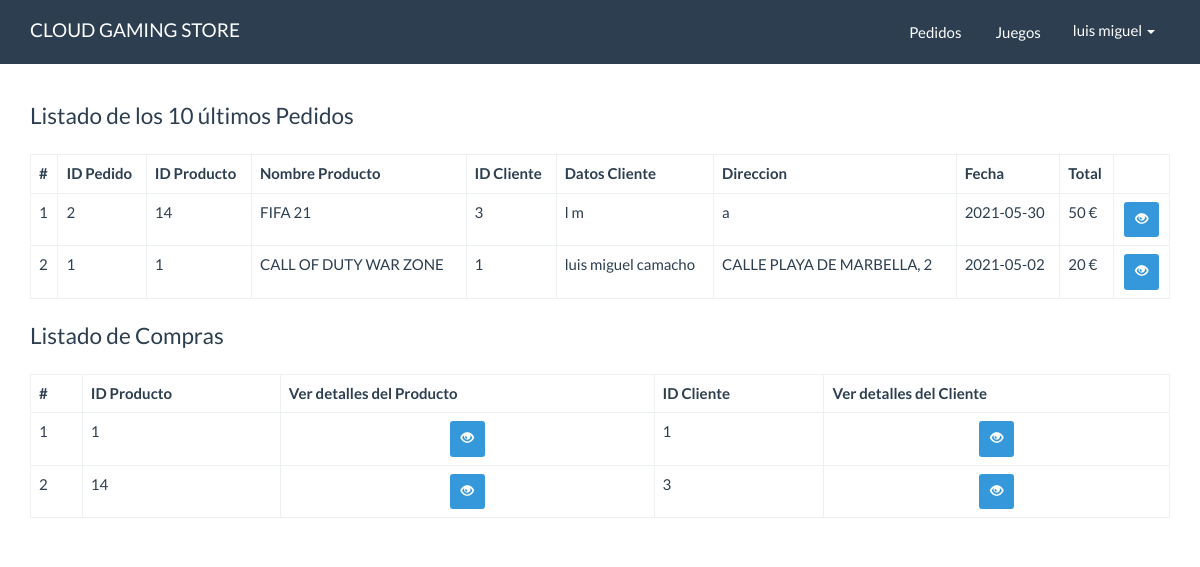
Screenshot of /TiendaOnline/panel/mainpanel.php (signed in) with the database file from the repository.
### tables this page shows
CREATE TABLE `pedido` (
  `ID_PEDIDO` int(10) NOT NULL,
  `COMPRADO` int(1) NOT NULL,
  `FECHA` date NOT NULL,
  `USUARIO_ID_USUARIO` int(10) NOT NULL
);

CREATE TABLE `detalle_pedido` (
  `PEDIDO_ID_PEDIDO` int(10) NOT NULL,
  `PRODUCTO_ID_PRODUCTO` int(10) NOT NULL,
  `CANTIDAD` int(11) NOT NULL,
  `DEVUELTO` int(1) NOT NULL
);

CREATE TABLE `producto` (
  `ID_PRODUCTO` int(10) NOT NULL,
  `NOMBRE_PRODUCTO` varchar(50) NOT NULL,
  `DESCRIPCION` varchar(250) NOT NULL,
  `PRECIO` double NOT NULL,
  `STOCK` int(10) NOT NULL,
  `IMAGEN` varchar(100) NOT NULL,
  `CATEGORIA_ID_CATEGORIA` int(10) NOT NULL
);

CREATE TABLE `usuario` (
  `ID_USUARIO` int(10) NOT NULL,
  `EMAIL` varchar(50) NOT NULL,
  `PASSWORD` varchar(50) NOT NULL,
  `NOMBRE` varchar(25) NOT NULL,
  `APELLIDOS` varchar(25) NOT NULL,
  `DIRECCION` varchar(100) NOT NULL,
  `ADMIN` int(1) NOT NULL
);

CREATE TABLE `compra` (
  `USUARIO_ID_USUARIO` int(11) NOT NULL,
  `PRODUCTO_ID_PRODUCTO` int(11) NOT NULL
);

### TiendaOnline/src/Pedido.php (called while the page is built, shortened)
<?php
class Pedido{
    private $cn = null;
    public function __construct(){
        $this->config = parse_ini_file(__DIR__.'/../config.ini') ;
        $this->cn = new \PDO( $this->config['dns'], $this->config['usuario'],$this->config['clave'],array(
            \PDO::MYSQL_ATTR_INIT_COMMAND => 'SET NAMES utf8'
        ));
    }
    public function mostrarUltimos(){
        $sql = "SELECT p.ID_PEDIDO, p.USUARIO_ID_USUARIO, p.FECHA, NOMBRE, APELLIDOS, DIRECCION, ADMIN FROM pedido p
        INNER JOIN usuario u ON p.USUARIO_ID_USUARIO = u.ID_USUARIO ORDER BY p.USUARIO_ID_USUARIO DESC LIMIT 10";
        $resultado = $this->cn->prepare($sql);
        if($resultado->execute())
            return  $resultado->fetchAll();
        return false;
    }
    public function mostrarDetallePorIdPedido($id){
        $sql = "SELECT
                dp.PEDIDO_ID_PEDIDO,
                dp.PRODUCTO_ID_PRODUCTO,
                p.NOMBRE_PRODUCTO,
                p.PRECIO,
                dp.CANTIDAD,
                p.IMAGEN
                FROM detalle_pedido dp
                INNER JOIN producto p ON p.ID_PRODUCTO = dp.PRODUCTO_ID_PRODUCTO
                WHERE dp.PEDIDO_ID_PEDIDO = :ID_PEDIDO";
        $resultado = $this->cn->prepare($sql);
        $_array = array(
            ':ID_PEDIDO'=>$id
        );
        if($resultado->execute($_array))
            return  $resultado->fetchAll();
        return false;
    }
}

### TiendaOnline/src/Compra.php (called while the page is built, shortened)
<?php
class Compra{
    private $cn = null;
    public function __construct(){
        $this->config = parse_ini_file(__DIR__.'/../config.ini') ;
        $this->cn = new \PDO( $this->config['dns'], $this->config['usuario'],$this->config['clave'],array(
            \PDO::MYSQL_ATTR_INIT_COMMAND => 'SET NAMES utf8'
        ));
    }
    public function mostrar(){
        $sql = "SELECT * FROM compra";
        $resultado = $this->cn->prepare($sql);
        if($resultado->execute())
            return $resultado->fetchAll();
        return false;
    }
}

### TiendaOnline/panel/mainpanel.php (the view, shortened to what this page needs)
<!DOCTYPE html>
<html lang="en">
<head>
    <link rel="stylesheet" href="../assets/css/bootstrap.min.css">
    <link rel="stylesheet" href="../assets/css/estilos.css">
</head>
<body>
    <nav class="navbar navbar-default navbar-fixed-top">
      <div class="container">
        <div class="navbar-header">
          <a class="navbar-brand" href="mainpanel.php">CLOUD GAMING STORE</a>
        </div>
        <div id="navbar" class="navbar-collapse collapse">
          <ul class="nav navbar-nav pull-right">
            <li>
              <a href="pedidos/index.php" class="btn">Pedidos</a>
            </li>
            <li>
              <a href="juegos/index.php" class="btn">Juegos</a>
            </li>
            <li class="dropdown">
                <a href="#" class="dropdown-toggle" data-toggle="dropdown" role="button" aria-haspopup="true" aria-expanded="false">
                  <?php print $_SESSION['usuario_info']['NOMBRE'] ?> <span class="caret"></span></a>
            </li>
          </ul>
        </div>
      </div>
    </nav>
    <div class="container" id="main">
        <div class="row">
          <div class="col-md-12">
             <fieldset>
              <legend>Listado de los 10 últimos Pedidos</legend>
                <table class="table table-bordered">
                  <thead>
                    <tr>
                      <th>#</th>
                      <th>ID Pedido</th>
                      <th>ID Producto</th>
                      <th>Nombre Producto</th>
                      <th>ID Cliente</th>
                      <th>Datos Cliente</th>
                      <th>Direccion</th>
                      <th>Fecha</th>
                      <th>Total</th>
                      <th></th>
                    </tr>
                  </thead>
                  <tbody>
                    <?php
                      $pedido = new tonline\Pedido;
                      $info_pedido = $pedido->mostrarUltimos();
                      $cantidad = count($info_pedido);
                      if($cantidad > 0){
                        $c=0;
                      for($x =0; $x < $cantidad; $x++){
                        $item = $info_pedido[$x];
                        $acumulador = 0;
                        $info_detalle_pedido = $pedido->mostrarDetallePorIdPedido($item['ID_PEDIDO']);
                        for ($y=0; $y < count($info_detalle_pedido); $y++) {
                          $c++;
                        	$acumulador = $acumulador + ($info_detalle_pedido[$y]['CANTIDAD']*$info_detalle_pedido[$y]['PRECIO']);
                        	$nombre_producto = $info_detalle_pedido[$y]['NOMBRE_PRODUCTO'];
                        	$id_producto = $info_detalle_pedido[$y]['PRODUCTO_ID_PRODUCTO'];
                    ?>
                    <tr>
                      <td><?php print $c?></td>
                      <td><?php print $item['ID_PEDIDO']?></td>
                      <td><?php print $id_producto?></td>
                      <td><?php print $nombre_producto?></td>
                      <td><?php print $item['USUARIO_ID_USUARIO']?></td>
                      <td><?php print $item['NOMBRE'].' '.$item['APELLIDOS']?></td>
                      <td><?php print $item['DIRECCION']?></td>
                      <td><?php print $item['FECHA']?></td>
                      <td><?php print $acumulador ?> €</td>
                      <td class="text-center">
                        <a href="./ver.php?ID_PEDIDO=<?php print $item['ID_PEDIDO'] ?>" class="btn btn-info btn-sm"><span class="glyphicon glyphicon-eye-open"></span></a>
                      </td>
                    </tr>
                    <?php
                        }
                      }
                    }else{
                    ?>
                    <tr>
                      <td colspan="10">NO HAY REGISTROS</td>
                    </tr>
                    <?php }?>
                  </tbody>
                </table>
             </fieldset>
          </div>
        </div>
        <div class="row">
          <div class="col-md-12">
             <fieldset>
              <legend>Listado de Compras</legend>
                <table class="table table-bordered">
                  <thead>
                    <tr>
                      <th>#</th>
                      <th>ID Producto</th>
                      <th>Ver detalles del Producto</th>
                      <th>ID Cliente</th>
                      <th>Ver detalles del Cliente</th>
                    </tr>
                  </thead>
                  <tbody>
                    <?php
                      $compra = new tonline\Compra;
                      $info_compra = $compra->mostrar();
                      $cantidad = count($info_compra);
                      if($cantidad > 0){
                        $c=0;
                      for($x =0; $x < $cantidad; $x++){
                        $c++;
                        $item = $info_compra[$x];
                    ?>
                    <tr>
                      <td><?php print $c?></td>
                      <td><?php print $item['PRODUCTO_ID_PRODUCTO']?></td>
                      <td class="text-center">
                        <a href="./verProducto.php?PRODUCTO_ID_PRODUCTO=<?php print $item['PRODUCTO_ID_PRODUCTO'] ?>" class="btn btn-info btn-sm"><span class="glyphicon glyphicon-eye-open"></span></a>
                      </td>
                      <td><?php print $item['USUARIO_ID_USUARIO']?></td>
                      <td class="text-center">
                        <a href="./verUsuario.php?USUARIO_ID_USUARIO=<?php print $item['USUARIO_ID_USUARIO'] ?>" class="btn btn-info btn-sm"><span class="glyphicon glyphicon-eye-open"></span></a>
                      </td>
                    </tr>
                    <?php
                      }
                    }else{
                    ?>
                    <tr>
                      <td colspan="5">NO HAY REGISTROS</td>
                    </tr>
                    <?php }?>
                  </tbody>
                </table>
             </fieldset>
          </div>
        </div>
    </div>
</body>
</html>

### TiendaOnline/assets/css/estilos.css (style rules this page uses)
#main { margin-top: 100px; }

### rows the page displays
pedido: ID_PEDIDO "2", USUARIO_ID_USUARIO "3", USUARIO_ID_USUARIO.NOMBRE "l", USUARIO_ID_USUARIO.APELLIDOS "m", USUARIO_ID_USUARIO.DIRECCION "a", FECHA "2021-05-30", acumulador "50"
detalle_pedido: PRODUCTO_ID_PRODUCTO "14"
producto: NOMBRE_PRODUCTO "FIFA 21"
pedido: ID_PEDIDO "1", USUARIO_ID_USUARIO "1", USUARIO_ID_USUARIO.NOMBRE "luis miguel", USUARIO_ID_USUARIO.APELLIDOS "camacho", USUARIO_ID_USUARIO.DIRECCION "CALLE PLAYA DE MARBELLA, 2", FECHA "2021-05-02", acumulador "20"
detalle_pedido: PRODUCTO_ID_PRODUCTO "1"
producto: NOMBRE_PRODUCTO "CALL OF DUTY WAR ZONE"
compra: PRODUCTO_ID_PRODUCTO "1", USUARIO_ID_USUARIO "1"
compra: PRODUCTO_ID_PRODUCTO "14", USUARIO_ID_USUARIO "3"

### other values shown
$_SESSION['usuario_info']['NOMBRE'] "luis miguel"
